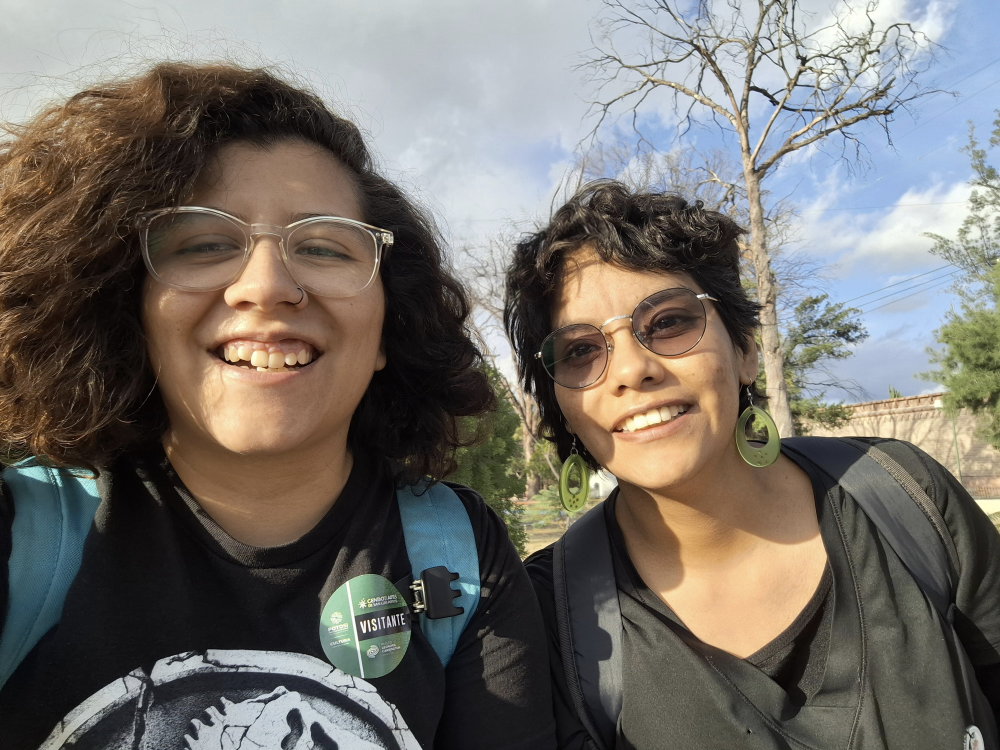
#> input picture DetectingFaces/images/input_images/20241221_162855~2.jpg, 4000 x 3000 px, found by its file name (shown at 1/4 size); its folder holds only this picture in this run
$ python extracting_faces.py
#> lines starting #> are read from the running program, lines starting #| are printed output that depends on the picture
# Script para extraer rostros de un conjunto de imágenes
# En input_images
import cv2
import os

imagesPath = "C:/Users/jakeg/Desktop/multiple_face_recognition/images/input_images"

if not os.path.exists("faces"):
     os.makedirs("faces")
     print("Carpeta faces creada con éxito")

# Detector facial
# Haar Cascades
faceClassif = cv2.CascadeClassifier(cv2.data.haarcascades + "haarcascade_frontalface_default.xml")

count = 0
for imageName in os.listdir(imagesPath):
     print(imageName)
     image = cv2.imread(imagesPath + "/" + imageName)
#> image is the input picture: shape (3000, 4000, 3); mean B, G, R 106, 111.9, 116.3
     # faces = faceClassif.detectMultiScale(image, 1.1, 5)
     faces = faceClassif.detectMultiScale(image, scaleFactor=1.1, minNeighbors=5, minSize=(25, 25))
#> faces = [[3375, 1980, 35, 35], [3705, 1762, 47, 47], [2024, 2087, 88, 88], [3415, 2123, 85, 85], [1566, 2887, 88, 88], [2518, 2018, 413, 413], [2060, 982, 931, 931], [538, 583, 1050, 1050]]
     for (x, y, w, h) in faces:
          #cv2.rectangle(image, (x, y), (x + w, y + h), (0, 255, 0), 2)
          face = image[y:y + h, x:x + w]
          face = cv2.resize(face, (200, 200))
          cv2.imwrite("faces/" + str(count) + ".jpg", face)
          count += 1
#> this loop made 8 passes
#> pass 1, `face = image[y:y + h, x:x + w]`:
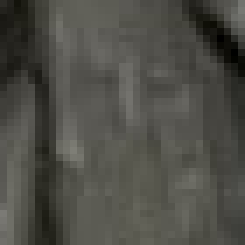
#> face: shape (35, 35, 3) (shown 7 times larger); mean B, G, R 71.1, 77.6, 78
#> pass 2, `face = image[y:y + h, x:x + w]`:
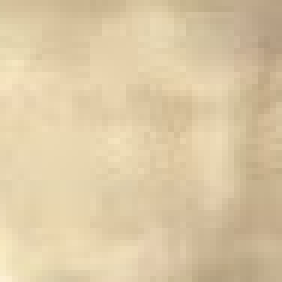
#> face: shape (47, 47, 3) (shown 6 times larger); mean B, G, R 164.6, 200.6, 219.9
#> after the loop, count = 8

$ run again, on DetectingFaces/images/input_images/Imagen de WhatsApp 2025-02-20 a las 21.30.01_692b8486.jpg
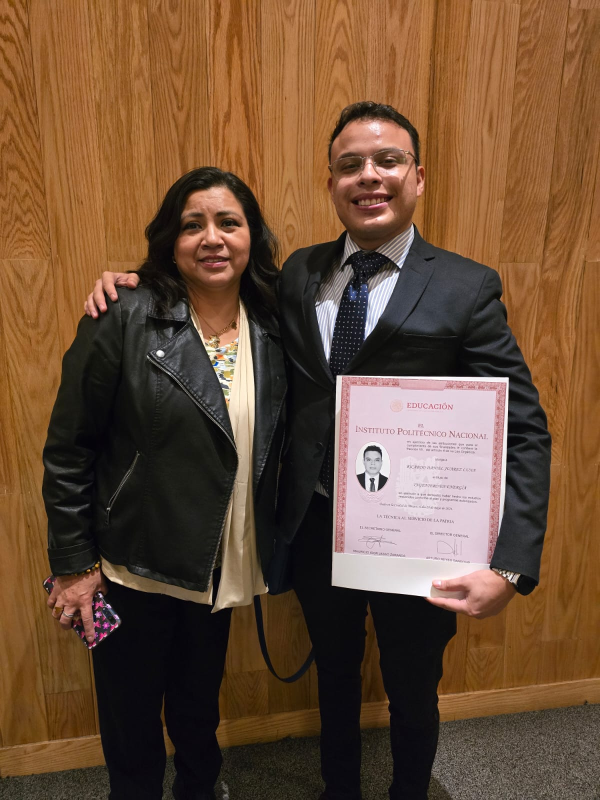
#> input picture DetectingFaces/images/input_images/Imagen de WhatsApp 2025-02-20 a las 21.30.01_692b8486.jpg, 1200 x 1600 px, found by its file name (shown at 1/2 size)
#> image is the input picture: shape (1600, 1200, 3); mean B, G, R 54.6, 78.2, 107.7
#> faces = [[721, 901, 51, 51], [622, 585, 65, 65], [638, 242, 210, 210], [327, 373, 194, 194]]
#> the loop `for (x, y, w, h) in faces:` made 4 passes
#> pass 1, `face = cv2.resize(face, (200, 200))`:
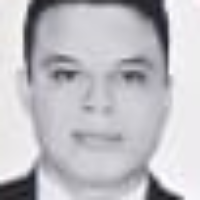
#> face: shape (200, 200, 3); mean B, G, R 194.6, 189.3, 190.6
#> pass 2, `face = cv2.resize(face, (200, 200))`:
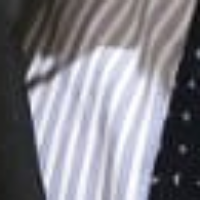
#> face: shape (200, 200, 3); mean B, G, R 137.9, 130.5, 131.8
#> after the loop `for (x, y, w, h) in faces:`: count = 4

$ run again, on DetectingFaces/images/input_images/Imagen de WhatsApp 2025-02-20 a las 21.36.13_fcbe4a6f.jpg
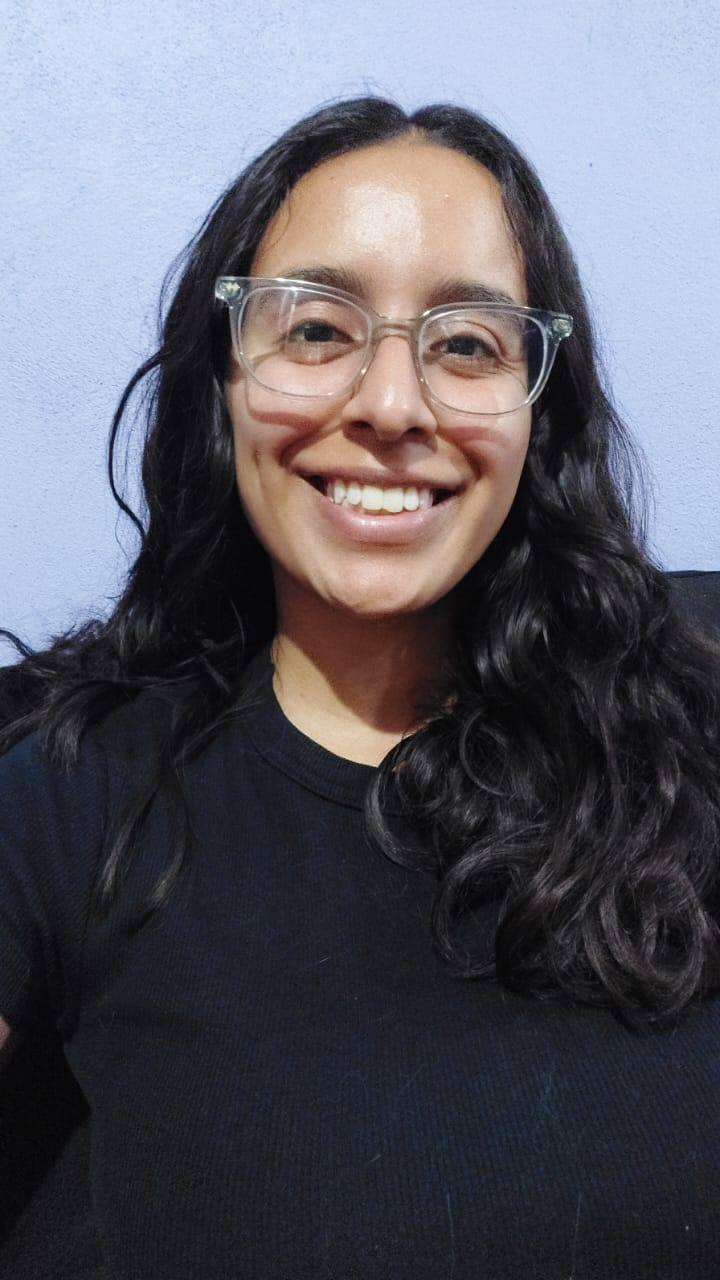
#> input picture DetectingFaces/images/input_images/Imagen de WhatsApp 2025-02-20 a las 21.36.13_fcbe4a6f.jpg, 720 x 1280 px, found by its file name
#> image is the input picture: shape (1280, 720, 3); mean B, G, R 100.2, 91.3, 91.5
#> faces = [[183, 168, 410, 410]]
#> the loop `for (x, y, w, h) in faces:` made 1 pass
#> (x, y, w, h, count) on pass 1: (183, 168, 410, 410, 1)
#> pass 1, `face = image[y:y + h, x:x + w]`:
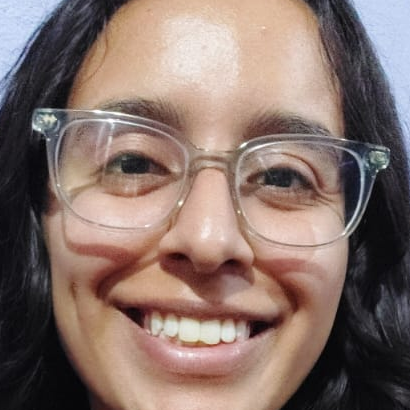
#> face: shape (410, 410, 3); mean B, G, R 106.5, 113.4, 133.8
#> after the loop `for (x, y, w, h) in faces:`: count = 1

$ run again, on DetectingFaces/images/input_images/image.png
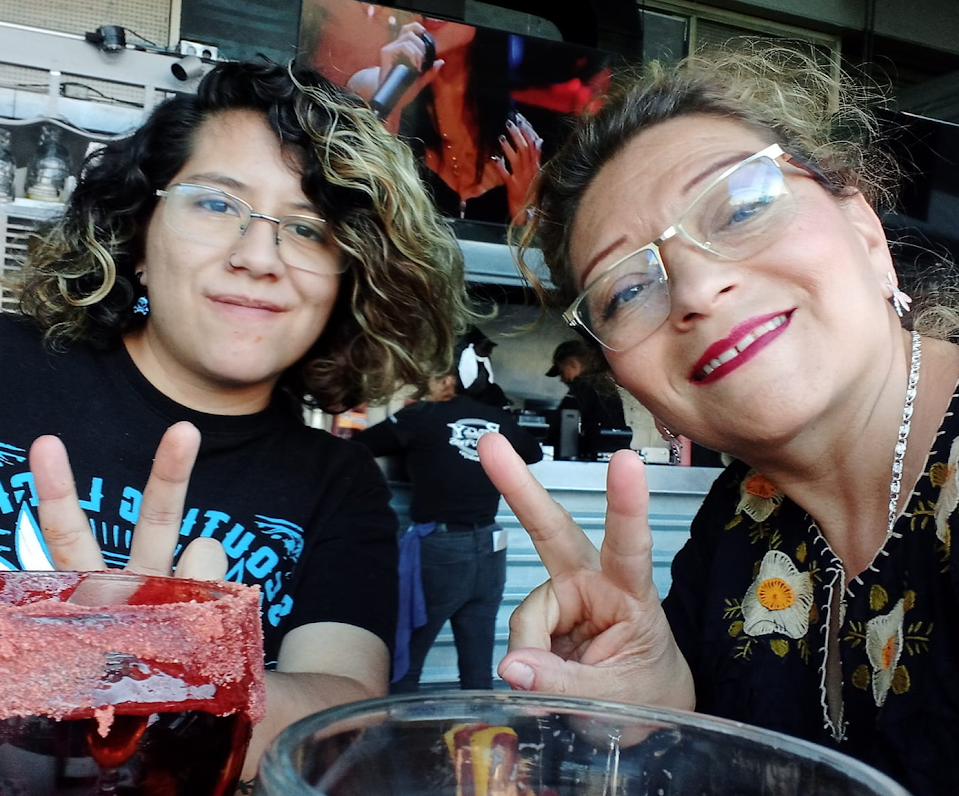
#> input picture DetectingFaces/images/input_images/image.png, 959 x 796 px, found by its file name
#> image is the input picture: shape (796, 959, 3); mean B, G, R 86.5, 86.9, 93.9
#> faces = [[628, 465, 85, 85], [146, 132, 219, 219]]
#> the loop `for (x, y, w, h) in faces:` made 2 passes
#> (x, y, w, h, count) on passes 1 to 2: (628, 465, 85, 85, 1), (146, 132, 219, 219, 2)
#> pass 1, `face = cv2.resize(face, (200, 200))`:
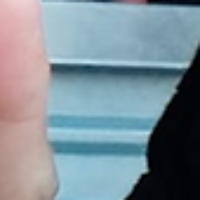
#> face: shape (200, 200, 3); mean B, G, R 152, 142.7, 126.9
#> pass 2, `face = cv2.resize(face, (200, 200))`:
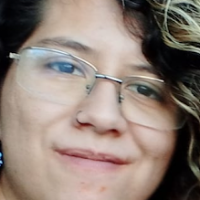
#> face: shape (200, 200, 3); mean B, G, R 117.6, 126.4, 141.2
#> after the loop `for (x, y, w, h) in faces:`: count = 2

$ run again, on DetectingFaces/images/input_images/Imagen de WhatsApp 2025-02-20 a las 21.00.27_9b121fdc.jpg
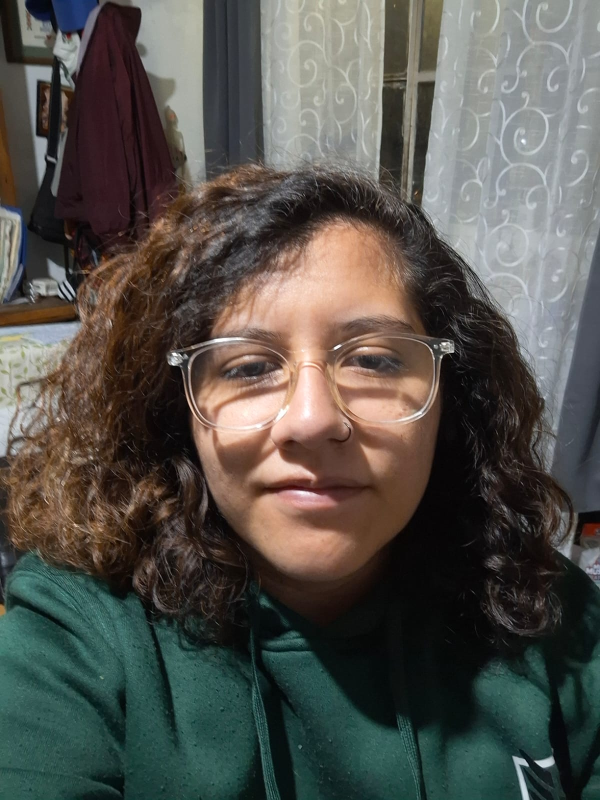
#> input picture DetectingFaces/images/input_images/Imagen de WhatsApp 2025-02-20 a las 21.00.27_9b121fdc.jpg, 1200 x 1600 px, found by its file name (shown at 1/2 size)
#> image is the input picture: shape (1600, 1200, 3); mean B, G, R 76.7, 82.6, 84.8
#> faces = [[365, 341, 54, 54], [1062, 701, 57, 57], [309, 476, 644, 644]]
#> the loop `for (x, y, w, h) in faces:` made 3 passes
#> pass 1, `face = image[y:y + h, x:x + w]`:
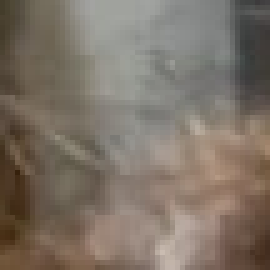
#> face: shape (54, 54, 3) (shown 5 times larger); mean B, G, R 103.3, 114.6, 125.7
#> pass 2, `face = image[y:y + h, x:x + w]`:
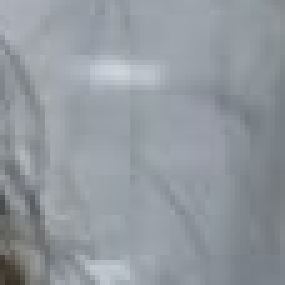
#> face: shape (57, 57, 3) (shown 5 times larger); mean B, G, R 159.3, 152.9, 146.4
#> after the loop `for (x, y, w, h) in faces:`: count = 3
